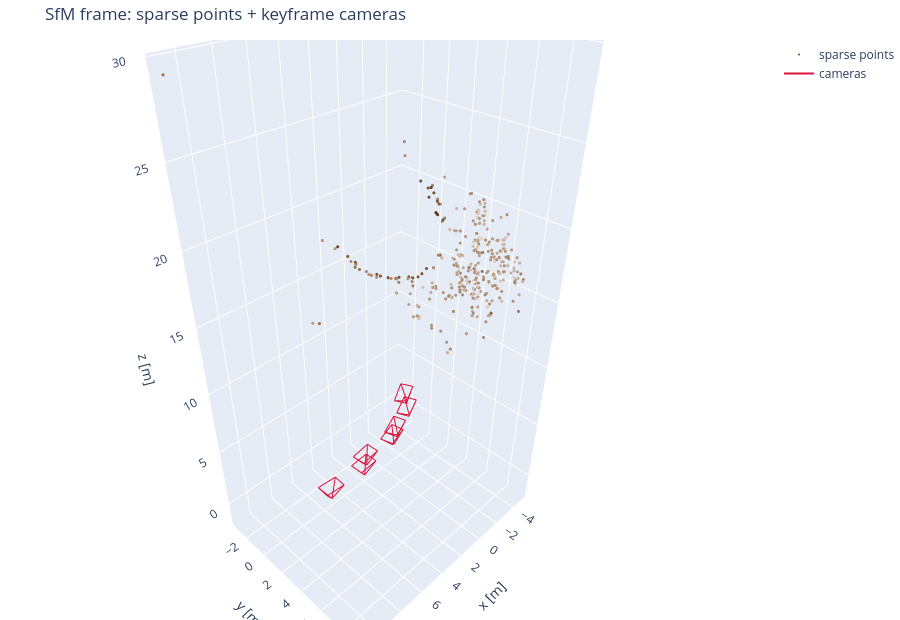

The notebook cell this image was saved under:
### Markdown cell above
## Cameras and sparse points in the SfM frame
The SfM frame is arbitrary in position, orientation and scale. Red pyramids are the registered keyframes.

### Code cell
sfm_figure(
    sfm.points_world, sfm.colors, sfm.t_world_cam_list, title="SfM frame: sparse points + keyframe cameras"
).show()

### Figure 1 — Plotly figure (JSON) as saved in the notebook; plotly's stock layout.template omitted (floating-point values rounded to 4 significant figures; data arrays with more than 128 entries replaced by an {"elided": "..."} marker saying what was removed)
{"data": [{"hoverinfo": "skip", "marker": {"color": {"elided": "349 str values"}, "size": 1.8}, "mode": "markers", "name": "sparse points", "type": "scatter3d", "x": {"elided": "349 float values"}, "y": {"elided": "349 float values"}, "z": {"elided": "349 float values"}}, {"line": {"color": "crimson", "width": 2}, "mode": "lines", "name": "cameras", "type": "scatter3d", "x": [4.592, 6.124, 6.192, 4.66, 4.592, NaN, 5.4, 4.592, NaN, 5.4, 6.124, NaN, 5.4, 6.192, NaN, 5.4, 4.66, NaN, 1.708, 3.24, 3.202, 1.669, 1.708, NaN, 2.391, 1.708, NaN, 2.391, 3.24, NaN, 2.391, 3.202, NaN, 2.391, 1.669, NaN, 1.352, 2.878, 2.82, 1.295, 1.352, NaN, 1.962, 1.352, NaN, 1.962, 2.878, NaN, 1.962, 2.82, NaN, 1.962, 1.295, NaN, -1.104, 0.3709, 0.1828, -1.293, -1.104, NaN, -0.7261, -1.104, NaN, -0.7261, 0.3709, NaN, -0.7261, 0.1828, NaN, -0.7261, -1.293, NaN, -1.801, -0.3941, -0.6693, -2.076, -1.801, NaN, -1.615, -1.801, NaN, -1.615, -0.3941, NaN, -1.615, -0.6693, NaN, -1.615, -2.076, NaN, -3.419, -2.062, -2.4, -3.757, -3.419, NaN, -3.334, -3.419, NaN, -3.334, -2.062, NaN, -3.334, -2.4, NaN, -3.334, -3.757, NaN, -4.012, -2.726, -3.098, -4.384, -4.012, NaN, -4.078, -4.012, NaN, -4.078, -2.726, NaN, -4.078, -3.098, NaN, -4.078, -4.384, NaN], "y": [-0.2696, -0.3719, 0.6494, 0.7516, -0.2696, NaN, 0.2089, -0.2696, NaN, 0.2089, -0.3719, NaN, 0.2089, 0.6494, NaN, 0.2089, 0.7516, NaN, -0.02749, 0.03075, 1.054, 0.9954, -0.02749, NaN, 0.5151, -0.02749, NaN, 0.5151, 0.03075, NaN, 0.5151, 1.054, NaN, 0.5151, 0.9954, NaN, -0.2365, -0.1508, 0.8712, 0.7855, -0.2365, NaN, 0.309, -0.2365, NaN, 0.309, -0.1508, NaN, 0.309, 0.8712, NaN, 0.309, 0.7855, NaN, -0.08545, 0.1942, 1.2, 0.9207, -0.08545, NaN, 0.5228, -0.08545, NaN, 0.5228, 0.1942, NaN, 0.5228, 1.2, NaN, 0.5228, 0.9207, NaN, -0.5605, -0.1483, 0.8368, 0.4245, -0.5605, NaN, 0.08322, -0.5605, NaN, 0.08322, -0.1483, NaN, 0.08322, 0.8368, NaN, 0.08322, 0.4245, NaN, -1.001, -0.4939, 0.4705, -0.03622, -1.001, NaN, -0.339, -1.001, NaN, -0.339, -0.4939, NaN, -0.339, 0.4705, NaN, -0.339, -0.03622, NaN, -1.952, -1.394, -0.4438, -1.002, -1.952, NaN, -1.3, -1.952, NaN, -1.3, -1.394, NaN, -1.3, -0.4438, NaN, -1.3, -1.002, NaN], "z": [-0.04392, -0.03575, -0.0201, -0.02826, -0.04392, NaN, -1.311, -0.04392, NaN, -1.311, -0.03575, NaN, -1.311, -0.0201, NaN, -1.311, -0.02826, NaN, 0.4203, 0.3434, 0.3469, 0.4238, 0.4203, NaN, -0.8943, 0.4203, NaN, -0.8943, 0.3434, NaN, -0.8943, 0.3469, NaN, -0.8943, 0.4238, NaN, 1.038, 0.8887, 0.8876, 1.037, 1.038, NaN, -0.3107, 1.038, NaN, -0.3107, 0.8887, NaN, -0.3107, 0.8876, NaN, -0.3107, 1.037, NaN, 1.529, 1.209, 1.221, 1.541, 1.529, NaN, 0.1236, 1.529, NaN, 0.1236, 1.209, NaN, 0.1236, 1.221, NaN, 0.1236, 1.541, NaN, 1.61, 1.154, 1.195, 1.651, 1.61, NaN, 0.182, 1.61, NaN, 0.182, 1.154, NaN, 0.182, 1.195, NaN, 0.182, 1.651, NaN, 2.335, 1.825, 1.885, 2.395, 2.335, NaN, 0.9052, 2.335, NaN, 0.9052, 1.825, NaN, 0.9052, 1.885, NaN, 0.9052, 2.395, NaN, 2.741, 2.114, 2.198, 2.824, 2.741, NaN, 1.306, 2.741, NaN, 1.306, 2.114, NaN, 1.306, 2.198, NaN, 1.306, 2.824, NaN]}], "layout": {"height": 620, "margin": {"b": 0, "l": 0, "r": 0, "t": 40}, "scene": {"aspectmode": "data", "camera": {"up": {"x": 0, "y": 0, "z": 1}}, "xaxis": {"title": {"text": "x [m]"}}, "yaxis": {"title": {"text": "y [m]"}}, "zaxis": {"title": {"text": "z [m]"}}}, "title": {"text": "SfM frame: sparse points + keyframe cameras"}}}
